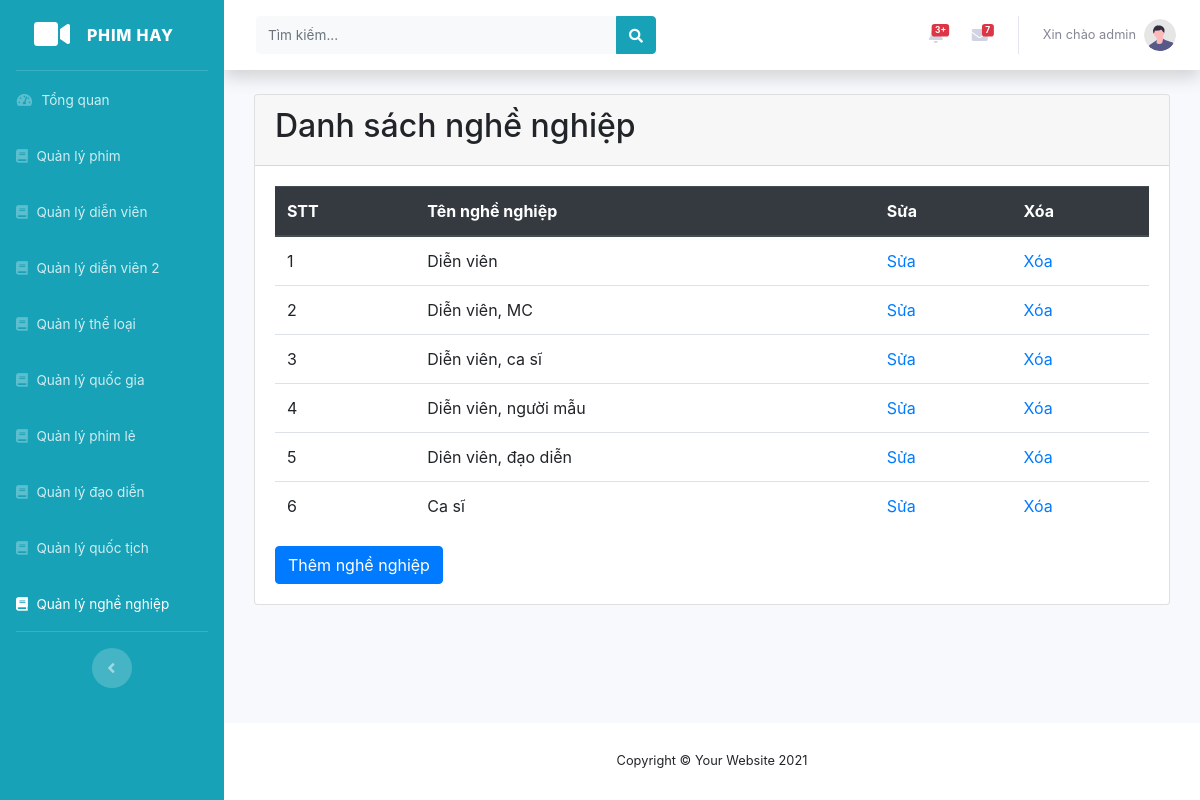
The app's page /admin/nghenghiep.php (signed in) with its own data.
### tables this page shows
CREATE TABLE `nghenghiep` (
  `ID_NgheNghiep` int(50) NOT NULL,
  `TenNgheNghiep` varchar(50) NOT NULL
);

### admin/nghenghiep/danhsach.php (the view, shortened to what this page needs)
<?php
    $sql = "SELECT * FROM nghenghiep";
    $nghenghiep = mysqli_query($conn, $sql);
?>
<div class="container-fluid">
    <div class="card">
        <div class="card-header">
            <h2>Danh sách nghề nghiệp</h2>
        </div>
        <div class="card-body">
            <table class="table">
                <thead class="thead-dark">
                    <tr>
                        <th>STT</th>
                        <th>Tên nghề nghiệp</th>
                        <th>Sửa</th>
                        <th>Xóa</th>
                    </tr>
                </thead>
                <tbody>
                    <?php
                    $i = 1;
                        while($row = mysqli_fetch_assoc($nghenghiep)){?>
                            <tr>
                                <td><?php echo $i++; ?></td>
                                <td><?php echo $row['TenNgheNghiep'];?></td>
                                <td>
                                    <a href="nghenghiep.php?layout_NN=sua&id=<?php echo $row['ID_NgheNghiep'];?>">Sửa</a>
                                </td>
                                <td>
                                    <a onclick="return Del('<?php echo $row['TenNgheNghiep'];?>')" href="nghenghiep.php?layout_NN=xoa&id=<?php echo $row['ID_NgheNghiep'];?>">Xóa</a>
                                </td>
                            </tr>
                        <?php
                        }?>
                </tbody>
            </table>
                <a class="btn btn-primary" href="nghenghiep.php?layout_NN=them">Thêm nghề nghiệp</a>
        </div>
    </div>
</div>

### records on screen
nghenghiep: TenNgheNghiep "Diễn viên"
nghenghiep: TenNgheNghiep "Diễn viên, MC"
nghenghiep: TenNgheNghiep "Diễn viên, ca sĩ"
nghenghiep: TenNgheNghiep "Diễn viên, người mẫu"
nghenghiep: TenNgheNghiep "Diên viên, đạo diễn"
nghenghiep: TenNgheNghiep "Ca sĩ"
